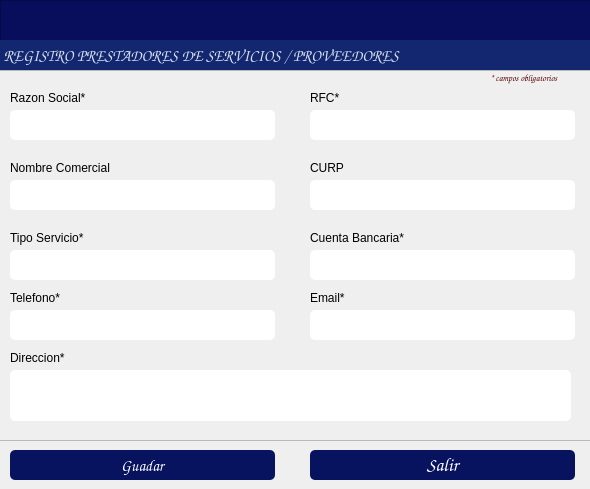
<?xml version="1.0" encoding="UTF-8"?>
<ui version="4.0">
 <class>Dialog</class>
 <widget class="QDialog" name="Dialog">
  <property name="windowModality">
   <enum>Qt::WindowModality::ApplicationModal</enum>
  </property>
  <property name="geometry">
   <rect>
    <x>0</x>
    <y>0</y>
    <width>590</width>
    <height>489</height>
   </rect>
  </property>
  <property name="windowTitle">
   <string/>
  </property>
  <property name="modal">
   <bool>true</bool>
  </property>
  <widget class="QPushButton" name="btnRegistrar">
   <property name="geometry">
    <rect>
     <x>10</x>
     <y>450</y>
     <width>265</width>
     <height>30</height>
    </rect>
   </property>
   <property name="font">
    <font>
     <family>Comic Sans MS</family>
     <pointsize>12</pointsize>
    </font>
   </property>
   <property name="styleSheet">
    <string notr="true">background-color: rgb(8, 19, 95);
color: rgb(255, 255, 255);
border-radius:5px;</string>
   </property>
   <property name="text">
    <string>Guadar</string>
   </property>
   <property name="icon">
    <iconset>
     <normaloff>../iconos/guardar.png</normaloff>../iconos/guardar.png</iconset>
   </property>
   <property name="iconSize">
    <size>
     <width>40</width>
     <height>40</height>
    </size>
   </property>
  </widget>
  <widget class="QPushButton" name="btnSalir">
   <property name="geometry">
    <rect>
     <x>310</x>
     <y>450</y>
     <width>265</width>
     <height>30</height>
    </rect>
   </property>
   <property name="font">
    <font>
     <family>Comic Sans MS</family>
     <pointsize>14</pointsize>
     <bold>false</bold>
    </font>
   </property>
   <property name="styleSheet">
    <string notr="true">background-color: rgb(8, 19, 95);
color: rgb(255, 255, 255);
border-radius:5px;</string>
   </property>
   <property name="text">
    <string>Salir</string>
   </property>
   <property name="icon">
    <iconset>
     <normaloff>../iconos/salir.ico</normaloff>../iconos/salir.ico</iconset>
   </property>
   <property name="iconSize">
    <size>
     <width>30</width>
     <height>30</height>
    </size>
   </property>
  </widget>
  <widget class="QFrame" name="frame_5">
   <property name="geometry">
    <rect>
     <x>0</x>
     <y>0</y>
     <width>881</width>
     <height>71</height>
    </rect>
   </property>
   <property name="maximumSize">
    <size>
     <width>16777215</width>
     <height>16777215</height>
    </size>
   </property>
   <property name="styleSheet">
    <string notr="true">background-color: rgb(8, 14, 91);</string>
   </property>
   <property name="frameShape">
    <enum>QFrame::Shape::StyledPanel</enum>
   </property>
   <property name="frameShadow">
    <enum>QFrame::Shadow::Raised</enum>
   </property>
   <widget class="QLabel" name="label_13">
    <property name="geometry">
     <rect>
      <x>0</x>
      <y>40</y>
      <width>832</width>
      <height>31</height>
     </rect>
    </property>
    <property name="font">
     <font>
      <family>Comic Sans MS</family>
      <pointsize>12</pointsize>
      <bold>true</bold>
     </font>
    </property>
    <property name="styleSheet">
     <string notr="true">color: rgb(255, 255, 255);
background-color: rgb(19, 39, 113);
color: rgb(255, 78, 2);
color: rgb(216, 224, 236);</string>
    </property>
    <property name="text">
     <string> REGISTRO PRESTADORES DE SERVICIOS / PROVEEDORES</string>
    </property>
    <property name="alignment">
     <set>Qt::AlignmentFlag::AlignLeading|Qt::AlignmentFlag::AlignLeft|Qt::AlignmentFlag::AlignVCenter</set>
    </property>
   </widget>
  </widget>
  <widget class="QFrame" name="frame">
   <property name="geometry">
    <rect>
     <x>-10</x>
     <y>70</y>
     <width>601</width>
     <height>371</height>
    </rect>
   </property>
   <property name="frameShape">
    <enum>QFrame::Shape::StyledPanel</enum>
   </property>
   <property name="frameShadow">
    <enum>QFrame::Shadow::Raised</enum>
   </property>
   <widget class="QLabel" name="label">
    <property name="geometry">
     <rect>
      <x>20</x>
      <y>20</y>
      <width>141</width>
      <height>16</height>
     </rect>
    </property>
    <property name="text">
     <string>Razon Social*</string>
    </property>
   </widget>
   <widget class="QLabel" name="label_6">
    <property name="geometry">
     <rect>
      <x>320</x>
      <y>220</y>
      <width>91</width>
      <height>16</height>
     </rect>
    </property>
    <property name="text">
     <string>Email*</string>
    </property>
   </widget>
   <widget class="QLabel" name="label_10">
    <property name="geometry">
     <rect>
      <x>320</x>
      <y>20</y>
      <width>71</width>
      <height>16</height>
     </rect>
    </property>
    <property name="text">
     <string>RFC*</string>
    </property>
   </widget>
   <widget class="QLabel" name="label_12">
    <property name="geometry">
     <rect>
      <x>320</x>
      <y>160</y>
      <width>101</width>
      <height>16</height>
     </rect>
    </property>
    <property name="text">
     <string>Cuenta Bancaria*</string>
    </property>
   </widget>
   <widget class="QLineEdit" name="txtEmail">
    <property name="geometry">
     <rect>
      <x>320</x>
      <y>240</y>
      <width>265</width>
      <height>30</height>
     </rect>
    </property>
    <property name="styleSheet">
     <string notr="true">border-radius:5px;</string>
    </property>
   </widget>
   <widget class="QLabel" name="label_3">
    <property name="geometry">
     <rect>
      <x>500</x>
      <y>0</y>
      <width>101</width>
      <height>16</height>
     </rect>
    </property>
    <property name="font">
     <font>
      <family>Comic Sans MS</family>
      <pointsize>7</pointsize>
      <italic>true</italic>
      <bold>true</bold>
     </font>
    </property>
    <property name="styleSheet">
     <string notr="true">color: rgb(85, 0, 0);</string>
    </property>
    <property name="text">
     <string>* campos obligatorios</string>
    </property>
   </widget>
   <widget class="QLabel" name="label_11">
    <property name="geometry">
     <rect>
      <x>20</x>
      <y>90</y>
      <width>111</width>
      <height>16</height>
     </rect>
    </property>
    <property name="text">
     <string>Nombre Comercial</string>
    </property>
   </widget>
   <widget class="QLineEdit" name="txtBanco">
    <property name="geometry">
     <rect>
      <x>320</x>
      <y>180</y>
      <width>265</width>
      <height>30</height>
     </rect>
    </property>
    <property name="styleSheet">
     <string notr="true">border-radius:5px;</string>
    </property>
   </widget>
   <widget class="QLineEdit" name="txtRazon_social">
    <property name="geometry">
     <rect>
      <x>20</x>
      <y>40</y>
      <width>265</width>
      <height>30</height>
     </rect>
    </property>
    <property name="styleSheet">
     <string notr="true">border-radius:5px;</string>
    </property>
   </widget>
   <widget class="QLineEdit" name="txtNombre_comercial">
    <property name="geometry">
     <rect>
      <x>20</x>
      <y>110</y>
      <width>265</width>
      <height>30</height>
     </rect>
    </property>
    <property name="styleSheet">
     <string notr="true">border-radius:5px;</string>
    </property>
   </widget>
   <widget class="QLineEdit" name="txtDireccion">
    <property name="geometry">
     <rect>
      <x>20</x>
      <y>300</y>
      <width>561</width>
      <height>51</height>
     </rect>
    </property>
    <property name="styleSheet">
     <string notr="true">border-radius:5px;</string>
    </property>
   </widget>
   <widget class="QLabel" name="label_15">
    <property name="geometry">
     <rect>
      <x>20</x>
      <y>280</y>
      <width>101</width>
      <height>16</height>
     </rect>
    </property>
    <property name="text">
     <string>Direccion*</string>
    </property>
   </widget>
   <widget class="QLabel" name="label_16">
    <property name="geometry">
     <rect>
      <x>320</x>
      <y>90</y>
      <width>71</width>
      <height>16</height>
     </rect>
    </property>
    <property name="text">
     <string>CURP</string>
    </property>
   </widget>
   <widget class="QLabel" name="label_17">
    <property name="geometry">
     <rect>
      <x>20</x>
      <y>160</y>
      <width>101</width>
      <height>16</height>
     </rect>
    </property>
    <property name="text">
     <string>Tipo Servicio*</string>
    </property>
   </widget>
   <widget class="QLineEdit" name="txtTelefono">
    <property name="geometry">
     <rect>
      <x>20</x>
      <y>240</y>
      <width>265</width>
      <height>30</height>
     </rect>
    </property>
    <property name="styleSheet">
     <string notr="true">border-radius:5px;</string>
    </property>
   </widget>
   <widget class="QLabel" name="label_19">
    <property name="geometry">
     <rect>
      <x>20</x>
      <y>220</y>
      <width>71</width>
      <height>16</height>
     </rect>
    </property>
    <property name="text">
     <string>Telefono*</string>
    </property>
   </widget>
   <widget class="QLineEdit" name="txtTipoServicio">
    <property name="geometry">
     <rect>
      <x>20</x>
      <y>180</y>
      <width>265</width>
      <height>30</height>
     </rect>
    </property>
    <property name="styleSheet">
     <string notr="true">border-radius:5px;</string>
    </property>
   </widget>
   <widget class="QLineEdit" name="txtRFC">
    <property name="geometry">
     <rect>
      <x>320</x>
      <y>40</y>
      <width>265</width>
      <height>30</height>
     </rect>
    </property>
    <property name="styleSheet">
     <string notr="true">border-radius:5px;</string>
    </property>
   </widget>
   <widget class="QLineEdit" name="txtCURP">
    <property name="geometry">
     <rect>
      <x>320</x>
      <y>110</y>
      <width>265</width>
      <height>30</height>
     </rect>
    </property>
    <property name="styleSheet">
     <string notr="true">border-radius:5px;</string>
    </property>
   </widget>
  </widget>
 </widget>
 <resources/>
 <connections/>
</ui>
